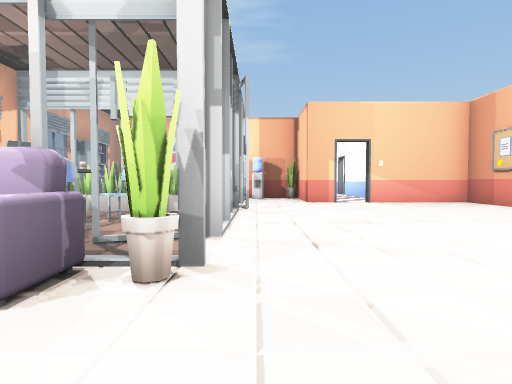
view 1 (above)

12 first-person views from a walk through a 3-D level made in the Unity game engine. The camera is 0.59 m above the floor, tilts 2° down and sees 80° across. The floor is counted in squares, 1 m on a side. Each view is taken from the middle of a square. On the plan, view 1 faces up. The plan holds only what a view shows up to about 9 squares ahead; the rest is blank. The place goes on beyond the plan. Door leaves are left out, so doorways stand open. Some surface patterns are stand-ins.

view 2
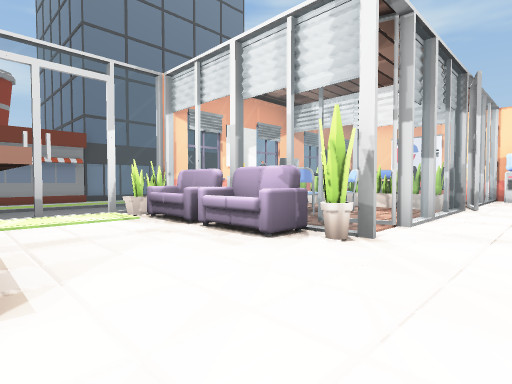

view 3
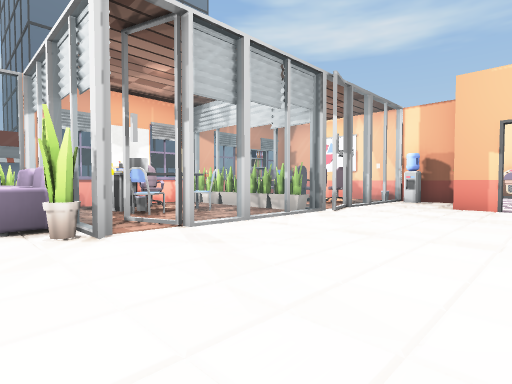

view 4
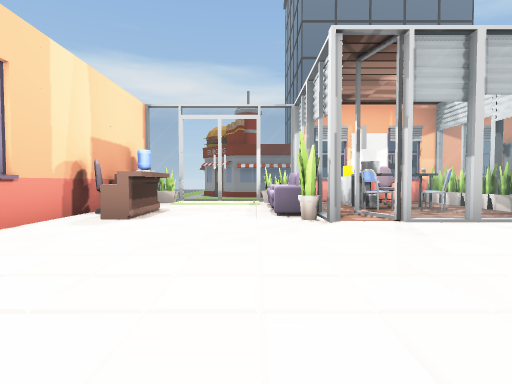

view 5
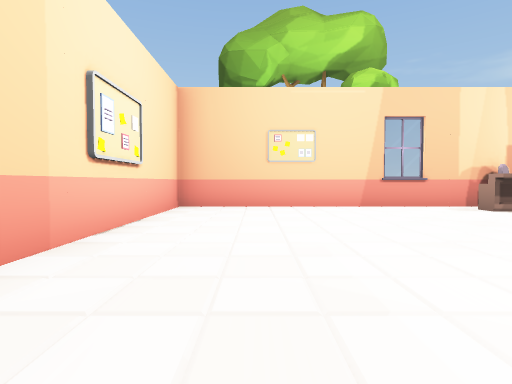

view 6
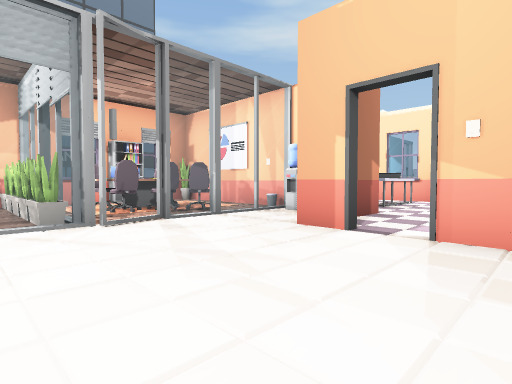

view 7
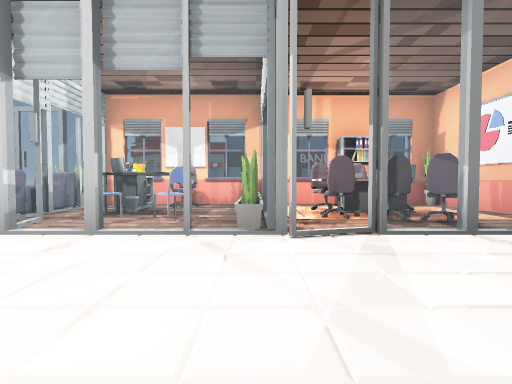

view 8
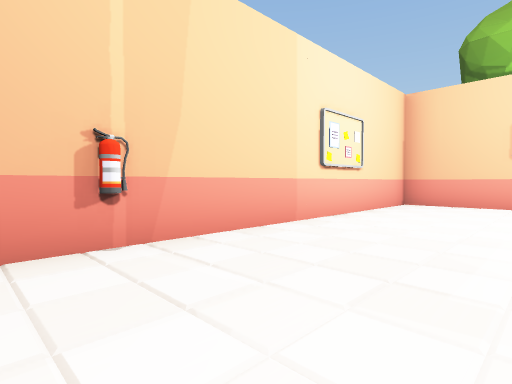

view 9
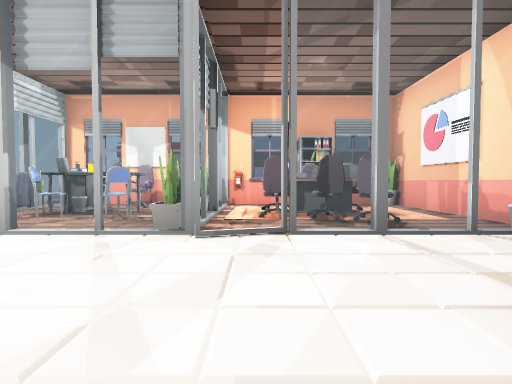

view 10
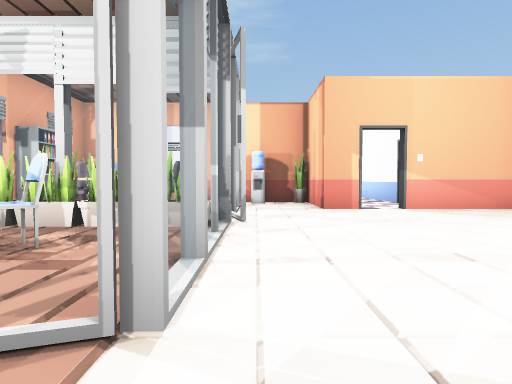

view 11
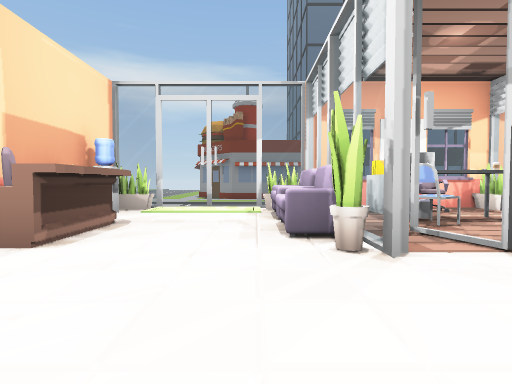

view 12
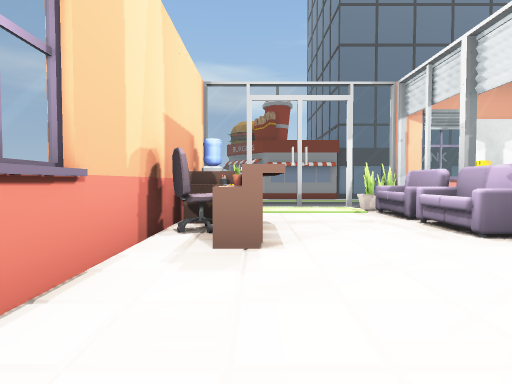

### Floor plan
Points are (right, up) in squares from view 1. A wall is a line through its corners. A room is listed if a view was taken in it or the views show most of it. See-through windows are left out.
Room 1 (views 1, 2, 3, 4, 5, 6, 7, 8, 9, 10, 11, 12)
walls: (-0.4, 6.4) (-0.4, 3.1); (-0.3, 7) (-0.1, 6.4); (5.8, -1.5) (5.8, 5.9); (-4.7, 0.2) (-4.7, -0.3); (-3.5, -2.1) (5.5, -2.1); (2.2, 8.4) (1.4, 8.4) (1.4, 10.5) (-4.7, 10.5) (-4.7, 1); (-0.4, 8.5) (-0.4, 7.4); (5.8, 7.4) (5.8, 8.4) (3, 8.4)
ways out: open door at (-5, 0); open door at (-1, 3); open door at (0, 7); open door at (2.5, 9); open door at (5, 9.5)
objects: other object (-5, 7); plant (-4, -2); plant (-4, 2); cabinet (-4, 3) to (-4, 4); other object (-4, 5); plant (-4, 6); carpet (-4, 7); cabinet (-4, 8) to (-4, 9); other object (-3, -1); sofa (-3, 2); laptop (-3, 3); table (-3, 5); plant (-3, 6); table (-3, 7) to (-2, 9); other object (-3, 8); carpet (-3, 10) to (-2, 10); other object (-2, -2); other object (-2, -1); sofa (-2, 2); chair (-2, 3) to (-2, 4); chair (-2, 5); plant (-2, 6); table (-1, -1); plant (-1, 2); plant (-1, 6); other object (-1, 7); other object (-1, 9); other object (-1, 10); other object (0, 10); tree (2, -4) to (3, -4); fire extinguisher (6, 5)

Where each view was taken, in squares from view 1:
view 1: 0 up, 0 right, facing up
view 2: 1 down, 1 right, facing up-left
view 3: 1 up, 3 right, facing up-left
view 4: 1 up, 4 right, facing left
view 5: 5 up, 4 right, facing down
view 6: 5 up, 4 right, facing up-left
view 7: 6 up, 3 right, facing left
view 8: 6 up, 3 right, facing down-right
view 9: 7 up, 3 right, facing left
view 10: 2 up, 0 right, facing up
view 11: 1 up, 2 right, facing left
view 12: 1 down, 2 right, facing left
